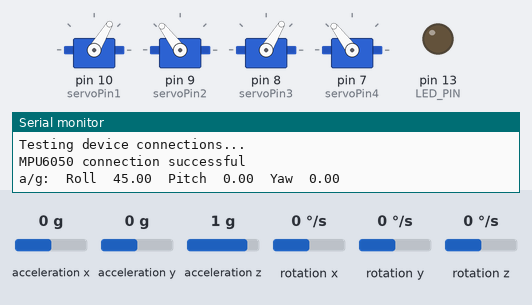
This sketch was run on a simulated Arduino Uno, built with avr-gcc and run on an emulated ATmega328P. Parts: 4 × servo, output pins drawn as LEDs (lit = HIGH), the last lines printed to the serial monitor. Dashed ring = blinking. The inputs (shaded band) are chosen by the test bench; at power-on: acceleration x 0 g, acceleration y 0 g, rotation x 0 °/s, rotation y 0 °/s, acceleration z 1 g, rotation z 0 °/s.

Above: at 0.13 s.
At 1.28 s:
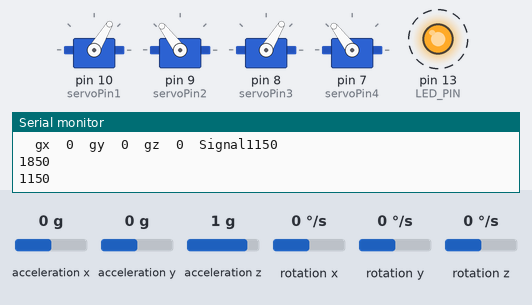
1.3 s: acceleration x set to -1.4 g
4.3 s: acceleration y set to -1.4 g
7.3 s: rotation x set to -192 °/s
10.3 s: rotation y set to -192 °/s
Timing chart, 0 to 14.3 s (numbered marks = the images above; inputs shaded):
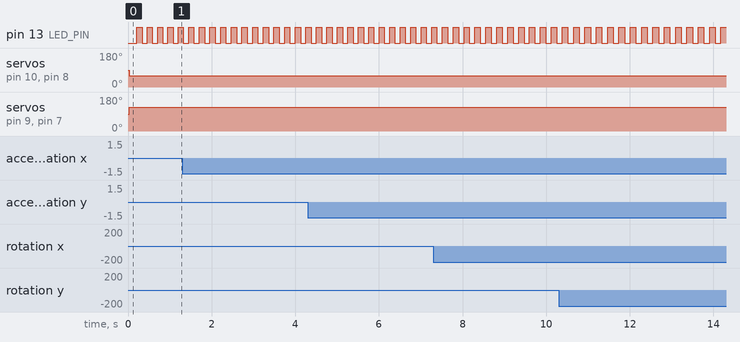

Measured:
- by itself, pin 13 (LED_PIN): alternates HIGH for 0.14 s and LOW for 0.14 s

The sketch:

imu_with_4_t100.ino
```cpp
#include <I2Cdev.h>
#include <Servo.h>
#include <Wire.h>
#include <MPU6050.h>

MPU6050 accelgyro;

int16_t ax, ay, az;
int16_t gx, gy, gz;

double Roll,Pitch,Yaw;

int servoPin1 = 10;
int servoPin2 = 9;
int servoPin3 = 8;
int servoPin4 = 7;

//#define MAX_FDIR 1900
//#define MIN 1500
//#define MAX_RDIR 1100
Servo t1,t2,t3,t4;

#define LED_PIN 13
bool blinkState = false;

void setup()
{
  Wire.begin();
  Serial.begin(9600);
  Serial.println("Initializing I2C devices...");
  accelgyro.initialize();

  Serial.println("Testing device connections...");
  Serial.println(accelgyro.testConnection() ? "MPU6050 connection successful" : "MPU6050 connection failed");

  pinMode(LED_PIN, OUTPUT);

  t1.attach(servoPin1);
  t2.attach(servoPin2);
  t3.attach(servoPin3);
  t4.attach(servoPin4);
}

void loop()
{
  static int signal_t1 = 1000;
  static int signal_t2 = 1000;
  static int signal_t3 = 1000;
  static int signal_t4 = 1000;

  // read raw accel/gyro measurements from device
  accelgyro.getMotion6(&ax, &ay, &az, &gx, &gy, &gz);
  Roll = atan2(ax, az) * 180/PI;
  Pitch = atan2(ax, sqrt(ay*ay + az*az)) * 180/PI;
  Yaw=atan2(ay,ax)* 180/PI;

  // Now will start the if and else-if statements that will control the thrusters
  // like we control we control the motors for turning the lfr
  // give the proper conditions for ax,ay,az,gx,gy,gz or for roll, pitch and yaw

  if(Roll=45) // Upaward
  {
    signal_t1=1150;
    signal_t2=1850;
    signal_t3=1150;
    signal_t4=1850;
  }

  else if(Roll>45)  // Downward
  {
    signal_t1=1850;
    signal_t2=1150;
    signal_t3=1850;
    signal_t4=1150;
  }


  else if(Roll=4)  // Roll
  {
    signal_t1=1150;
    signal_t2=1350;
    signal_t3=1150;
    signal_t4=1350;
  }

  else if(Roll=47)  // Pitch
  {
    signal_t1=1150;
    signal_t2=1150;
    signal_t3=1350;
    signal_t4=1350;
  }

  t1.writeMicroseconds(signal_t1);
  t2.writeMicroseconds(signal_t2);
  t3.writeMicroseconds(signal_t3);
  t4.writeMicroseconds(signal_t4);

  Serial.print("a/g:\t");
  Serial.print("Roll"); Serial.print("\t");
  Serial.print(Roll); Serial.print("\t");
  Serial.print("Pitch"); Serial.print("\t");
  Serial.print(Pitch); Serial.print("\t");
  Serial.print("Yaw"); Serial.print("\t");
  Serial.println(Yaw);Serial.print("\t");
  Serial.print("gx");Serial.print("\t");
  Serial.print(gx);Serial.print("\t");
  Serial.print("gy");Serial.print("\t");
  Serial.print(gy);Serial.print("\t");
  Serial.print("gz");Serial.print("\t");
  Serial.print(gz);Serial.print("\t");

  Serial.print("Signal");
  Serial.println(signal_t1);
  Serial.println(signal_t2);
  Serial.println(signal_t3);
  Serial.println(signal_t4);

  delay(100);

  // blink LED to indicate activity
  blinkState = !blinkState;
  digitalWrite(LED_PIN, blinkState);
}
```
